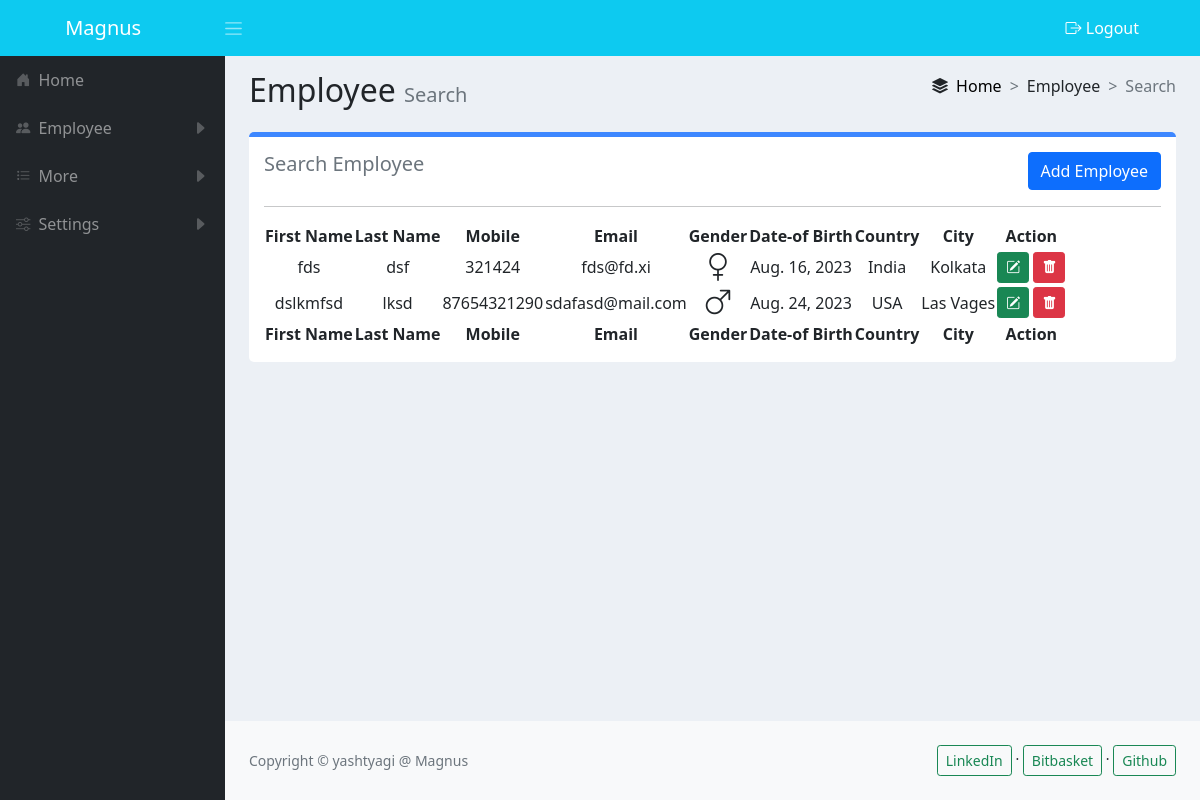
Page /Employee/search/ (signed in) on the committed database.
### employee/models.py (models this page shows, shortened)
class Employee(models.Model):
    first_name = models.CharField(max_length=100)
    last_name = models.CharField(max_length=100)
    email = models.EmailField(max_length=250, unique=True)
    mobile = models.CharField(max_length=20, blank=True, null=True)
    DOB = models.DateField()
    GenderType = models.TextChoices("Gender", "Female Male")
    gender = models.CharField(choices=GenderType.choices, max_length=10, blank=True)
    address = models.CharField(max_length=500, null=True, blank=True)
    country = models.ForeignKey(Country, on_delete=models.SET_NULL, blank=True, null=True)
    city = models.ForeignKey(City, on_delete=models.SET_NULL, blank=True, null=True)
    skills = models.ManyToManyField(Skill, blank=True,)

class Country(models.Model):
    name = models.CharField(max_length=100, unique=True)
    def __str__(self):
        return self.name

class City(models.Model):
    country = models.ForeignKey(Country, on_delete=models.CASCADE)
    name = models.CharField(max_length=100, unique=True)
    def __str__(self):
        return self.name

### employee/views.py (the view)
# urls.py: path('search/', views.search_emp, name='search'),
@login_required(login_url="/")
def search_emp(request):
    employees = Employee.objects.all()
    context = {'Employees': employees}
    return render(request, 'employee/search.html', context)

### employee/templates/employee/search.html (shortened to what this page needs)
{% extends 'main.html'%}
{% block content%}
<div class="container">
    <div class="d-flex flex-row justify-content-between align-items-center">
        <div class="">
            <p class="h2">
                Employee
                <small class="text-muted h5">Search</small>
            </p>
        </div>
        <div class="">
            <nav style="--bs-breadcrumb-divider: '>';" aria-label="breadcrumb">
                <ol class="breadcrumb mb">
                    <i class="bi bi-stack">&ensp;</i>
                    <li class="breadcrumb-item"><a href="{% url 'home'%}">Home</a></li>
                    <li class="breadcrumb-item">Employee</li>
                    <li class="breadcrumb-item active" aria-current="page">Search</li>
                </ol>
            </nav>
        </div>
    </div>
    <div class="mainpage">
        <div>
            <div class="col-12 d-flex flex-row justify-content-between">
                <h5 class="text-muted">Search Employee </h5>
                <a class="btn btn-primary" href="{% url 'create' %}">Add Employee</a>
            </div>
            <hr>
            <div class="text-center">
                <table id="datatablesSimple">
                    <thead>
                        <tr>
                            <th>First Name</th>
                            <th>Last Name</th>
                            <th>Mobile</th>
                            <th>Email</th>
                            <th>Gender</th>
                            <th>Date-of Birth</th>
                            <th>Country</th>
                            <th>City</th>
                            <th>Action</th>
                        </tr>
                    </thead>
                    <tfoot>
                        <tr>
                            <th>First Name</th>
                            <th>Last Name</th>
                            <th>Mobile</th>
                            <th>Email</th>
                            <th>Gender</th>
                            <th>Date-of Birth</th>
                            <th>Country</th>
                            <th>City</th>
                            <th>Action</th>
                        </tr>
                    </tfoot>
                    <tbody>
                        {% for Employee in Employees%}
                        <tr>
                            <td>{{Employee.first_name}}</td>
                            <td>{{Employee.last_name}}</td>
                            <td>{{Employee.mobile}}</td>
                            <td>{{Employee.email}}</td>
                            {% if Employee.gender == "Male" %}
                                <td><i class="bi bi-gender-male h3"></i></td>
                                {% else %}
                                <td><i class="bi bi-gender-female h3"></i></td>
                            {% endif %}
                            <td>{{Employee.DOB}}</td>
                            <td>{{Employee.country}}</td>
                            <td>{{Employee.city}}</td>
                            <td>
                                <a href="{% url 'update' Employee.id %}" class="btn btn-success btn-sm"><i class="bi bi-pencil-square"></i></a>
                                <button type="button" class="btn btn-danger btn-sm deletebtn" value="{{Employee.id}}" data-bs-toggle="modal" data-bs-target="#staticBackdrop-{{Employee.id}}"><i class="bi bi-trash-fill"></i></button>
                            </td>
                        </tr>
                        {% endfor%}
                    </tbody>
                </table>
            </div>
        </div>
    </div>
</div>
{% endblock %}

### templates/main.html (style rules this page uses)
.container { margin-top: 15px; }
a { text-decoration: none; color: black; }
.mainpage { border-top: 5px solid #3d87ff; margin-top: 15px; background-color: white; border-radius: 5px; padding: 15px; }

### rows in the picture
Employee: first_name "fds", last_name "dsf", mobile "321424", email "fds@fd.xi", gender "Female" (drawn), DOB "Aug. 16, 2023", country "India", city "Kolkata", {{ Employee.id }} 40 (drawn)
Employee: first_name "dslkmfsd", last_name "lksd", mobile "87654321290", email "sdafasd@mail.com", gender "Male" (drawn), DOB "Aug. 24, 2023", country "USA", city "Las Vages", {{ Employee.id }} 42 (drawn)
